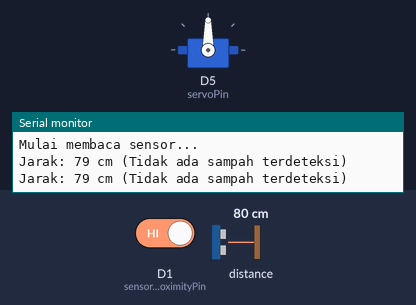
This sketch was run on a simulated ESP8266 (NodeMCU). Shown: servo, the last lines printed to the serial monitor. Wiring (inferred from the names in the program): ultrasonic range finder: trigger D2; echo D3. The inputs (shaded band) are chosen by the test bench; at power-on: distance to the obstacle 80 cm, D1 (sensorProximityPin) HIGH. The echo pulse lasts 58.3 µs per cm.

Above: at 2.8 s.
2.9 s: distance to the obstacle set to 7 cm
5.6 s: distance to the obstacle set to 4 cm
At 7.3 s:
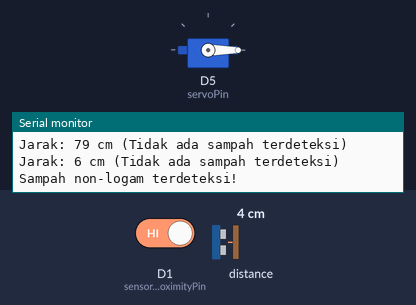
9.5 s: D1 (sensorProximityPin) driven LOW
At 13.0 s:
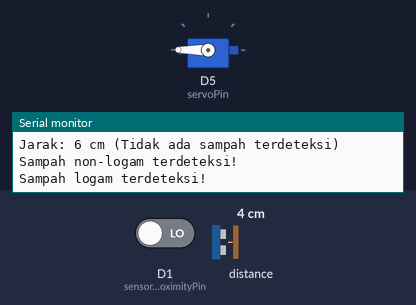
15.5 s: D1 (sensorProximityPin) driven HIGH
21.5 s: distance to the obstacle set to 9 cm
At 22.0 s:
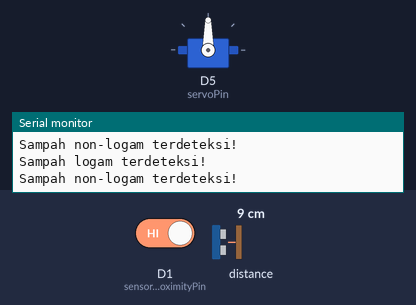
Timing chart, 0 to 24.5 s (numbered marks = the images above; inputs shaded):
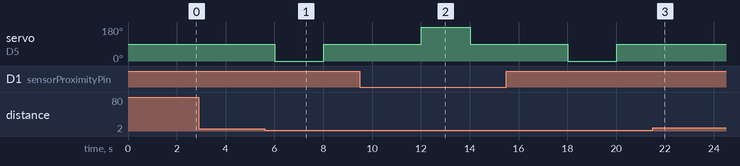

Measured:
- the behaviour switches between 6 and 5 cm on distance to the obstacle (found by bisection; images 0 and 1)
- after the input at 5.6 s, servo on D5 (servoPin): 90° → 0° after 0.41 s, → 90° 2.0 s later
- after the input at 21.5 s, servo on D5 (servoPin): stays 90° (without the input it goes to 0° after 2.5 s)

The sketch:

edu_test.ino
```cpp
#include <Servo.h> // Library untuk mengontrol motor servo

// Pin tempat sensor proximity dihubungkan
const int sensorProximityPin = D1; // Gunakan pin sesuai dengan koneksi Anda

// Pin untuk sensor ultrasonik
const int trigPin = D2;
const int echoPin = D3;

// Pin untuk motor servo
const int servoPin = D5;

// Objek Servo
Servo myServo;

void setup() {
  // Inisialisasi komunikasi Serial
  Serial.begin(115200);

  // Konfigurasi pin sensor proximity sebagai input
  pinMode(sensorProximityPin, INPUT);

  // Konfigurasi pin untuk sensor ultrasonik
  pinMode(trigPin, OUTPUT);
  pinMode(echoPin, INPUT);

  // Inisialisasi motor servo
  myServo.attach(servoPin);
  myServo.write(90); // Posisi netral awal (90 derajat)

  Serial.println("Mulai membaca sensor...");
}

long readUltrasonicDistance() {
  // Kirim sinyal trigger
  digitalWrite(trigPin, LOW);
  delayMicroseconds(2);
  digitalWrite(trigPin, HIGH);
  delayMicroseconds(10);
  digitalWrite(trigPin, LOW);

  // Baca durasi pantulan sinyal
  long duration = pulseIn(echoPin, HIGH);

  // Hitung jarak dalam cm (kecepatan suara = 34300 cm/s)
  long distance = duration * 0.034 / 2;
  return distance;
}

void loop() {
  // Membaca nilai dari sensor proximity
  int proximityValue = digitalRead(sensorProximityPin);

  // Membaca jarak dari sensor ultrasonik
  long distance = readUltrasonicDistance();

  // Logik deteksi gabungan
  if (distance < 5) { // Misalnya jarak < 5 cm dianggap ada sampah
    if (proximityValue == LOW) {
      Serial.println("Sampah logam terdeteksi!");
      myServo.write(180); // Gerakkan servo ke kiri (180 derajat)
    } else {
      Serial.println("Sampah non-logam terdeteksi!");
      myServo.write(0); // Gerakkan servo ke kanan (0 derajat)
    }

    delay(2000); // Tunggu selama 2 detik saat servo bergerak
    myServo.write(90); // Kembalikan servo ke posisi netral
    delay(2000); // Tunggu 2 detik sebelum sensor kembali melakukan scan

  } else {
    Serial.print("Jarak: ");
    Serial.print(distance);
    Serial.println(" cm (Tidak ada sampah terdeteksi)");
  }

  // Tunggu sebelum membaca kembali
  delay(2000);
}
```
